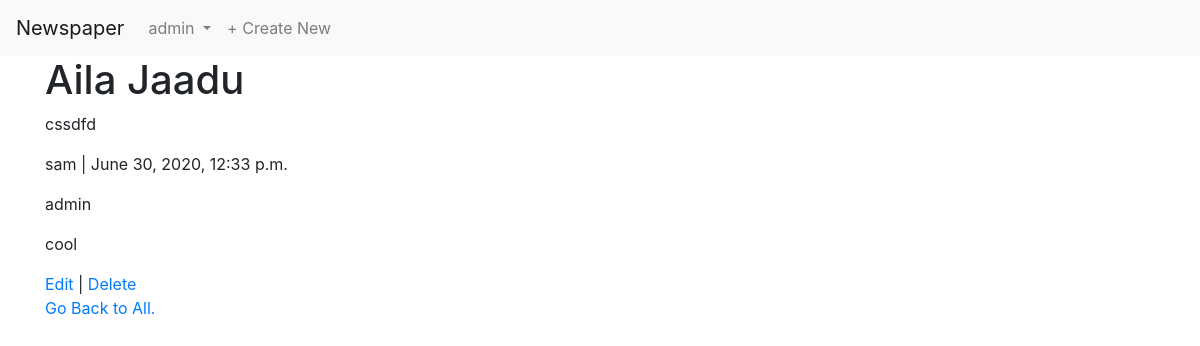
The page /articles/6/ (signed in) on the database its author committed.
### users/models.py (models this page shows)
class CustomUser(AbstractUser):
    age = models.PositiveIntegerField(blank=True, null=True)

### articles/models.py (models this page shows, shortened)
class Article(models.Model):
    title = models.CharField(max_length=200)
    body = models.TextField()
    author = models.ForeignKey(get_user_model(), on_delete=models.CASCADE)
    date = models.DateTimeField(auto_now_add=True)

class Comment(models.Model):
    article = models.ForeignKey(Article, on_delete=models.CASCADE, related_name='comments')
    author = models.ForeignKey(get_user_model(), on_delete=models.CASCADE)
    comment = models.CharField(max_length=200)

### articles/views.py (the view)
# urls.py: path('<int:pk>/', ArticleDetailView.as_view(), name='view_article'),
class ArticleDetailView(LoginRequiredMixin, DetailView):
    model = Article
    template_name = 'article_detail.html'
    login_url = 'login'

### templates/article_detail.html
{% extends 'base.html' %} {% block content %}
<div class="container">
  <h1>{{ object.title }}</h1>
  <p>{{ object.body }}</p>
  <p>{{ object.author }} | {{ object.date }}</p>
  {% for comment in object.comments.all %}
  <p>{{ comment.author }}</p>
  <p>{{ comment.comment }}</p>
  {% endfor %}
  <a href="{% url 'edit_article' object.pk%}">Edit</a> |
  <a href="{% url 'delete_article' object.pk%}">Delete</a>
  <p><a href="{% url 'article_list' %}">Go Back to All.</a></p>
</div>
{% endblock %}

### templates/base.html (shortened to what this page needs)
<!DOCTYPE html>
<html lang="en">
  <head>
    <link
      rel="stylesheet"
      href="https://stackpath.bootstrapcdn.com/bootstrap/4.5.0/css/bootstrap.min.css"
    />
  </head>
  <body>
    <nav class="navbar navbar-expand-lg navbar-light bg-light">
      <a class="navbar-brand" href="{% url 'article_list' %}">Newspaper</a>
      <div class="collapse navbar-collapse" id="navbarNavDropdown">
        <ul class="navbar-nav">
          {% if user.is_authenticated %}
          <li class="nav-item dropdown">
            <a
              class="nav-link dropdown-toggle"
              href="#"
              id="navbarDropdownMenuLink"
              role="button"
              data-toggle="dropdown"
              aria-haspopup="true"
              aria-expanded="false"
            >
              {{ user.username }}
            </a>
          </li>
          <li class="nav-item">
            <a href="{% url 'create_article' %}" class="nav-link"
              >+ Create New</a
            >
          </li>
          {% endif %}
        </ul>
      </div>
    </nav>
    {% block content %} {% endblock %}
  </body>
</html>

### rows shown on the page
CustomUser: username "admin"
Article: title "Aila Jaadu", body "cssdfd", author "sam", date "June 30, 2020, 12:33 p.m."
Comment: author "admin", comment "cool"
